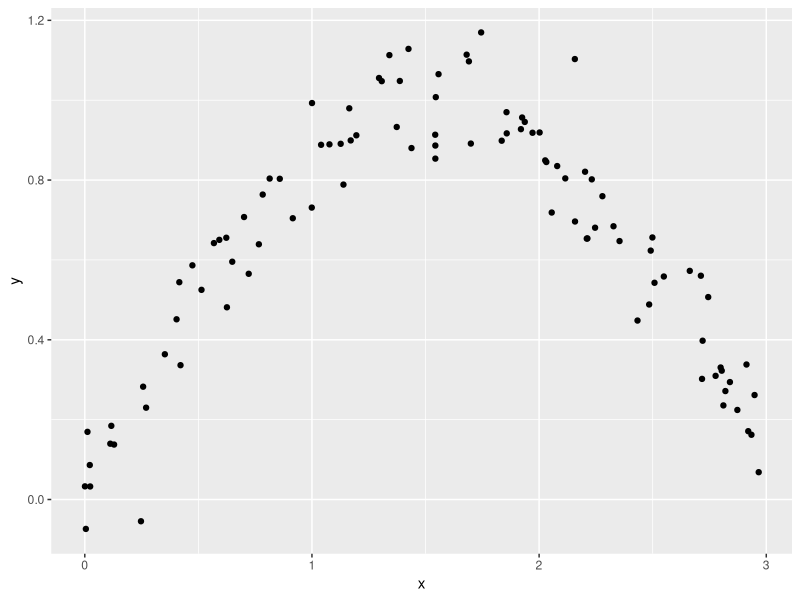
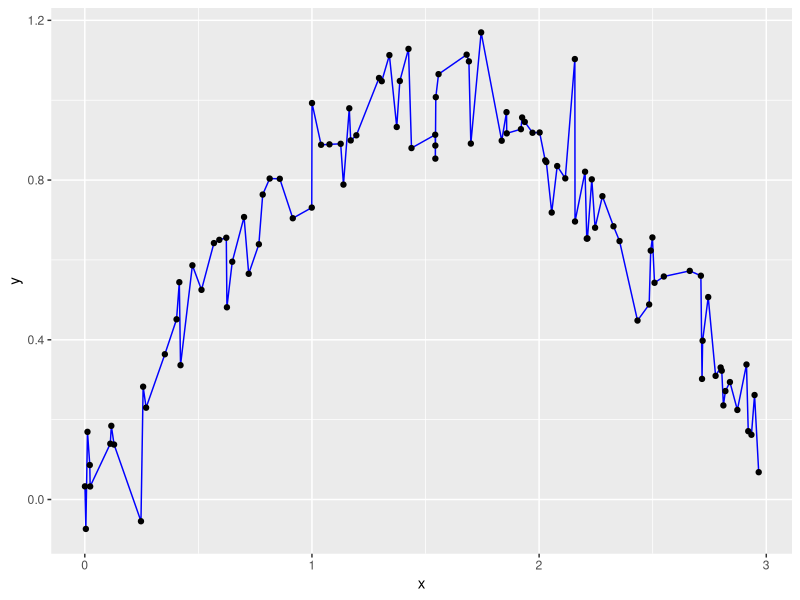
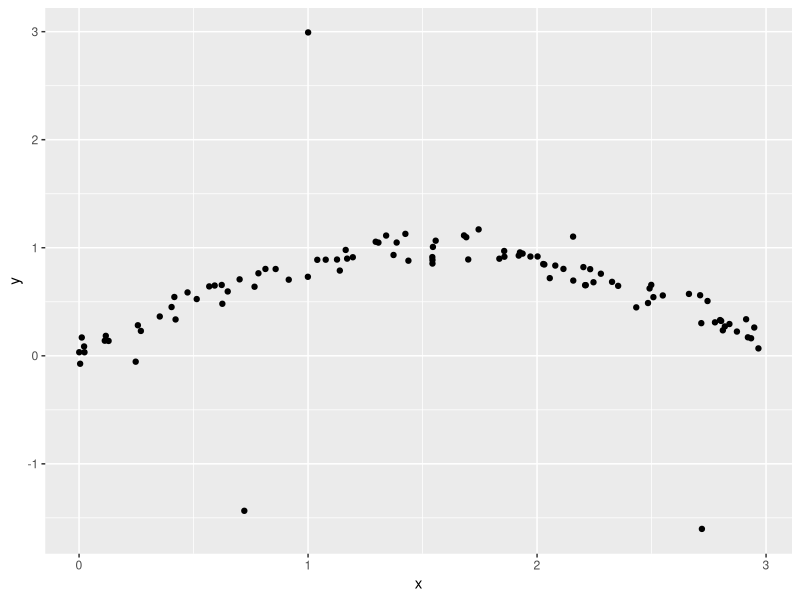
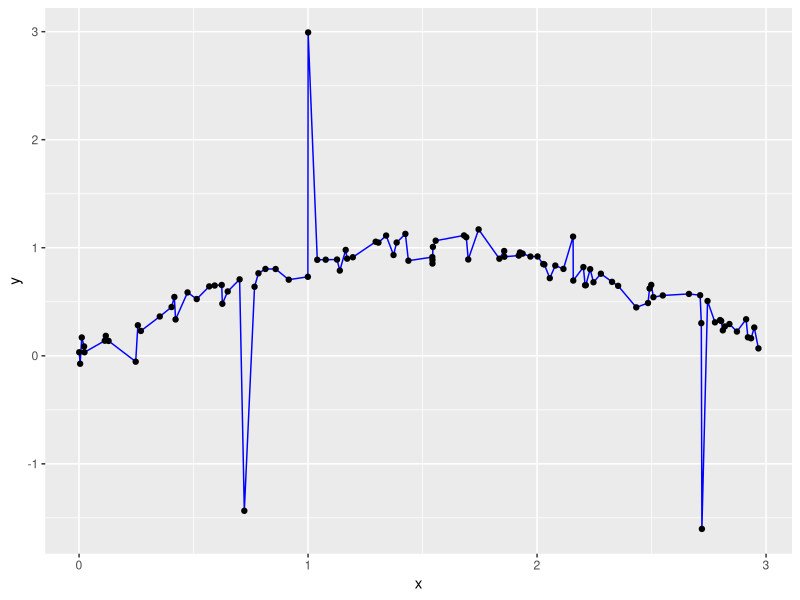
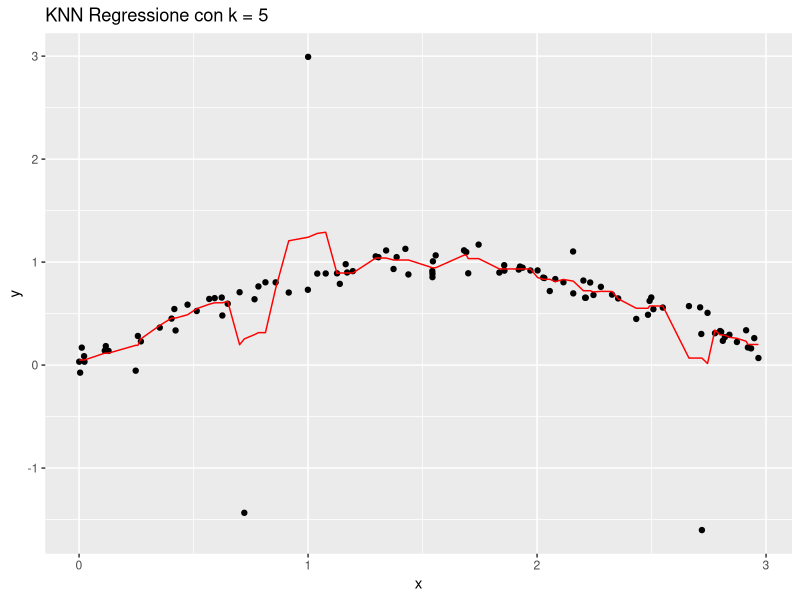
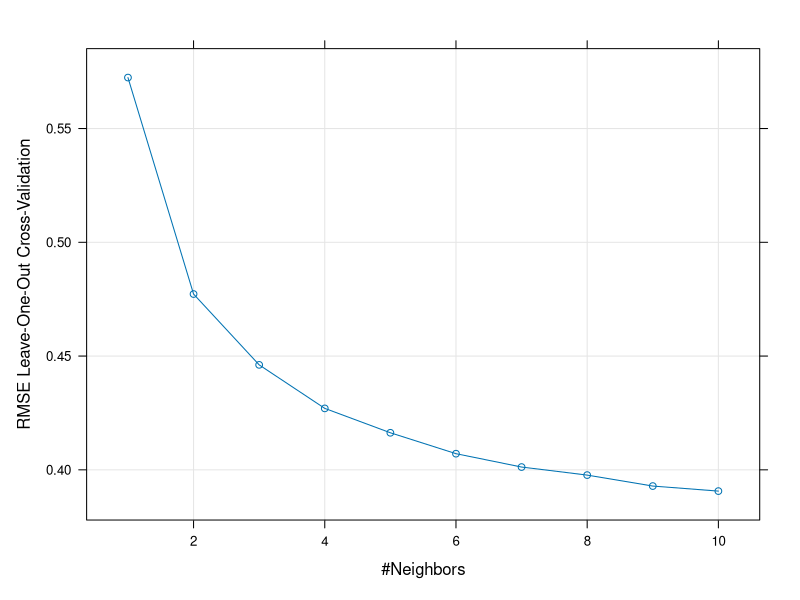
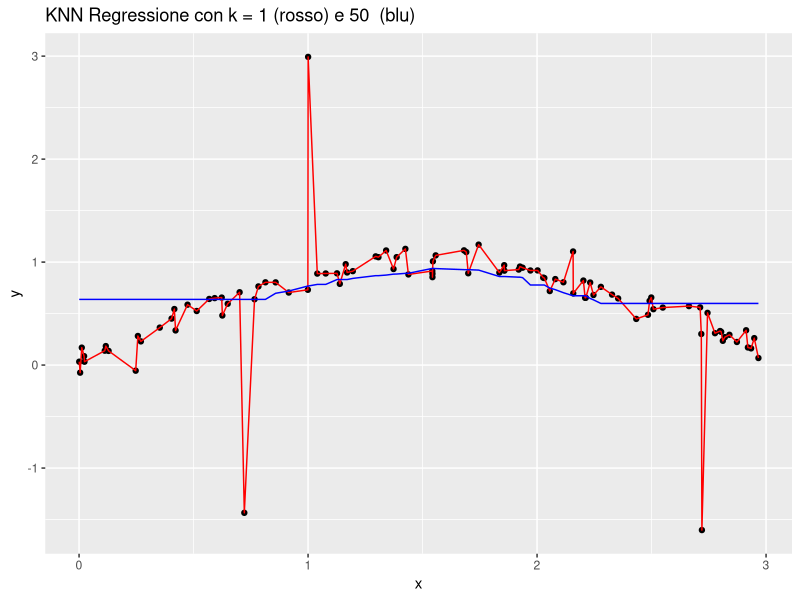
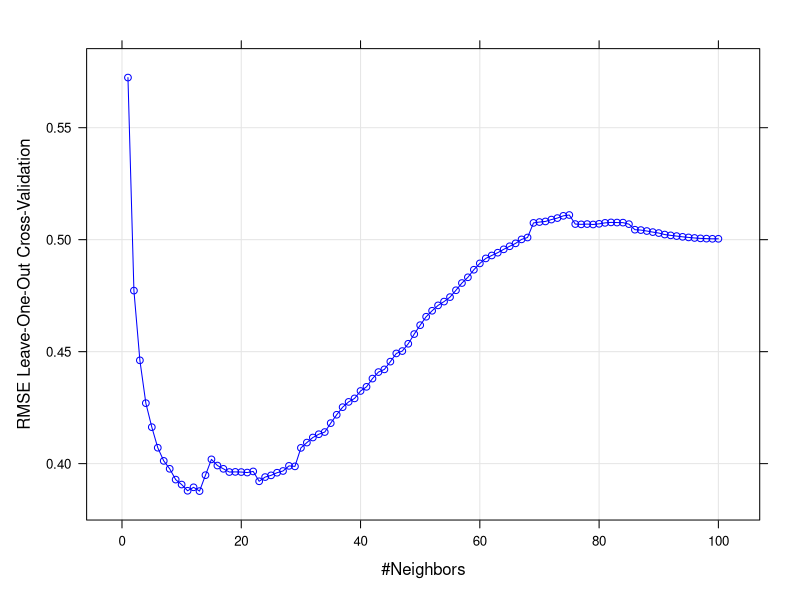

Generate these figures, in order, with R:
## ---- chunk 1
knitr::opts_chunk$set(warning = FALSE, message = FALSE, echo=FALSE) 
library(ggplot2)
library(class)
## ---- chunk 2

# esempio di interpolazione
set.seed(42)
n <- 100
x <- runif(n, 0, 3)
# sort x
x <- sort(x)
y <- sin(x) + rnorm(n, 0, 0.1) 
df <- data.frame(x = x, y = y)
ggplot(df, aes(x = x, y = y)) +
  geom_point() 
## ---- chunk 3

# esempio di interpolazione esatta
df <- data.frame(x = x, y = y)
ggplot(df, aes(x = x, y = y)) +
  geom_line(colour='blue') +
  geom_point() 

## ---- chunk 4

# esempio di interpolazione con outliers
set.seed(123)

y <- y+ 2*sample(c(-1,0,1), n, replace=TRUE, prob = c(0.02, 0.96, 0.02))
df <- data.frame(x = x, y = y)
ggplot(df, aes(x = x, y = y)) +
  geom_point() 
## ---- chunk 5

# esempio di interpolazione con outliers
set.seed(123)
df <- data.frame(x = x, y = y)
ggplot(df, aes(x = x, y = y)) +
  geom_line(colour='blue') +
  geom_point() 
## ---- chunk 6
# esempio di KNN per regressione usando il dataset precedente
library(FNN)

k <- 5
y_pred <- knn.reg(train = as.matrix(df$x), test = as.matrix(x), y = df$y, k = k)$pred
df_pred <- data.frame(x = x, y = y_pred)
ggplot() +
  geom_point(data = df, aes(x = x, y = y)) +
  geom_line(data = df_pred, aes(x = x, y = y), colour='red')+
  ggtitle(paste("KNN Regressione con k =", k))
## ---- chunk 7
set.seed(42)
library(caret)
train_control <- trainControl(method="LOOCV", number=5)
model <- train(y ~ x, data=df, method="knn", trControl=train_control, tuneGrid=data.frame("k"=c(1:10)))
#print(model)
# plot dei risultati della cross-validation
plot(model)
## ---- chunk 8

k_1 <- 1 
y_pred_1 <- knn.reg(train = as.matrix(df$x), test = as.matrix(x), y = df$y, k = k_1)$pred
k_2 <- 50
y_pred_2 <- knn.reg(train = as.matrix(df$x), test = as.matrix(x), y = df$y, k = k_2)$pred
df_pred <- data.frame(x = x, y1 = y_pred_1, y2 = y_pred_2)
ggplot() +
  geom_point(data = df, aes(x = x, y = y)) +
  geom_line(data = df_pred, aes(x = x, y = y1), colour='red')+
  geom_line(data = df_pred, aes(x = x, y = y2), colour='blue')+
  ggtitle(paste("KNN Regressione con k =", k_1, "(rosso) e", k_2, " (blu)"))


## ---- chunk 9
set.seed(42)
library(caret)
#train_control <- trainControl(method="LOOCV", number=1)
model <- train(y ~ x, data=df, method="knn", trControl=train_control, tuneGrid=data.frame("k"=c(1:100)))
#print(model)

plot(model, col="blue")
## ---- chunk 10
# calcola training error al variare di k

train_error <- numeric(100)
for (k in 1:100){
  # calcola le previsioni
  y_pred <- knn.reg(train = as.matrix(df$x), test = as.matrix(x), y = df$y, k = k)$pred
  # calcola il RMSE
  train_error[k] <- sqrt(mean((df$y - y_pred)^2))
}

# plot dei risultati della cross-validation
df_error <- data.frame(k = 1:100, train_error = train_error, test_error = model$results$RMSE)

ggplot(df_error, aes(x = k)) +
  geom_line(aes(y = train_error, colour = "Training Error")) +
  geom_point(aes(y = train_error, colour = "Training Error"), shape=1) +
  geom_line(aes(y = test_error, colour = "Test Error")) +
  geom_point(aes(y = test_error, colour = "Test Error"), shape=1) +
  ylab("RMSE") +
  ggtitle("Training e Test Error al variare di k") +
  scale_colour_manual("", 
                      breaks = c("Training Error", "Test Error"),
                      values = c("Training Error"="violet", "Test Error"="blue"))+
  theme_minimal()

## ---- chunk 11
# Carica le librerie necessarie
library(ggplot2)
library(gridExtra)

# Funzione per creare un bersaglio
create_target <- function(bias, variance) {
  radius <- c(1, 2, 3, 4)  # Raggi dei cerchi
  df <- expand.grid(x = seq(-4, 4, length.out = 100), y = seq(-4, 4, length.out = 100))
  df$dist <- sqrt(df$x^2 + df$y^2)
  df$target <- cut(df$dist, breaks = c(-Inf, radius), labels = c("Dentro", "Primo cerchio", "Secondo cerchio", "Terzo cerchio"), right = FALSE)
  
  # Colori per i cerchi
  colors <- c("green", "yellow", "orange", "red")
  
  ggplot(df, aes(x, y, fill = target)) +
    geom_raster(interpolate = TRUE) +
    scale_fill_manual(values = colors, guide = FALSE) +
    geom_point(aes(x = 0, y = 0), color = "black", size = 3) +  # Punto centrale
    labs(title = paste("Bias:", bias, "Varianza:", variance), 
         x = "Predizioni", y = "Reale") +
    coord_fixed() +
    theme_void() +
    theme(plot.title = element_text(hjust = 0.5))
}

# Crea i 4 bersagli
target1 <- create_target("Alto", "Alto")    # Alto Bias, Alto Varianza
target2 <- create_target("Alto", "Basso")   # Alto Bias, Basso Varianza
target3 <- create_target("Basso", "Alto")   # Basso Bias, Alto Varianza
target4 <- create_target("Basso", "Basso")  # Basso Bias, Basso Varianza

# Organizza i bersagli in una griglia 2x2
grid.arrange(target1, target2, target3, target4, ncol = 2)
## ---- chunk 12

p=1

for (i in 1:length(p)){
  deg <- p[i]
  y_model <- lm( y ~ poly(x, deg, raw=TRUE), data = df)
  
  # crea il data frame delle predizioni
  df_pred[i+1] <- predict(y_model, newdata = data.frame(x = x))
}
  colnames(df_pred) <- c("x", paste0("y_deg_", p))
 
   # plot del modello per tutti i gradi in un singolo plot
  
ggplot() +
  geom_point(data = df, aes(x = x, y = y)) +
  geom_line(data = df_pred, aes(x = x, y = y_deg_1), colour='red')+
  ggtitle("Regressione lineare semplice")


## ---- chunk 13

# modello di regressione polinomiale di grado p
p <- c(1,2, 30)

 df_pred <- data.frame(x = x, y_1 = NA, y_2 = NA, y_3 = NA)

for (i in 1:length(p)){
  deg <- p[i]
  y_model <- lm( y ~ poly(x, deg, raw=TRUE), data = df)
  
  # crea il data frame delle predizioni
  df_pred[i+1] <- predict(y_model, newdata = data.frame(x = x))
}
  colnames(df_pred) <- c("x", paste0("y_deg_", p))
 
   # plot del modello per tutti i gradi in un singolo plot
  
ggplot() +
  geom_point(data = df, aes(x = x, y = y)) +
  geom_line(data = df_pred, aes(x = x, y = y_deg_1), colour='red')+
  geom_line(data = df_pred, aes(x = x, y = y_deg_2), colour='blue')+
  geom_line(data = df_pred, aes(x = x, y = y_deg_30), colour='violet')+
  ggtitle("Regressione polinomiale di gradi 1 (rosso), 2 (blu) e 30 (viola)")

## ---- chunk 14
set.seed(42)
library(boot)


cv_rmse <- sapply(1:10, function(p) {
  model <- glm(y ~ poly(x, degree = p, raw = TRUE), data = df)
  cv <- cv.glm(df, model, K = nrow(df))  # LOOCV
  sqrt(cv$delta[1])
})


# plot
ggplot(data.frame(degree = 1:10, RMSE = cv_rmse), aes(x = degree, y = RMSE)) +
  geom_line(colour="blue") +
  geom_point(shape=1, colour="blue") +
  ggtitle("LOOCV RMSE al variare del grado del polinomio") +
  xlab("Grado del polinomio") +
  ylab("LOOCV RMSE")+
  theme_minimal()
